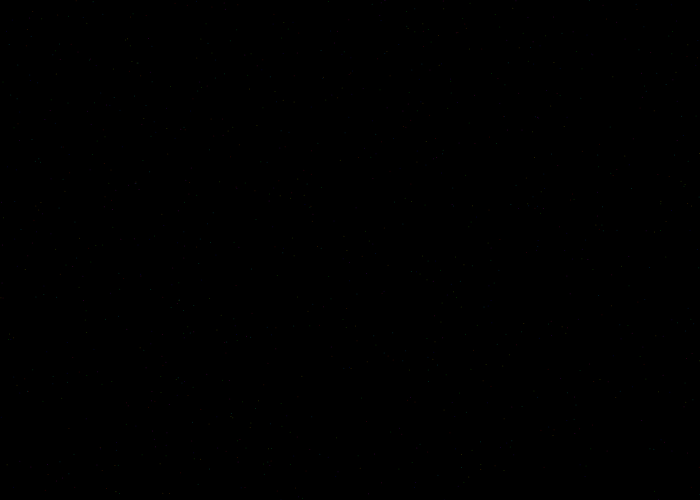
Frame 1 (no input)
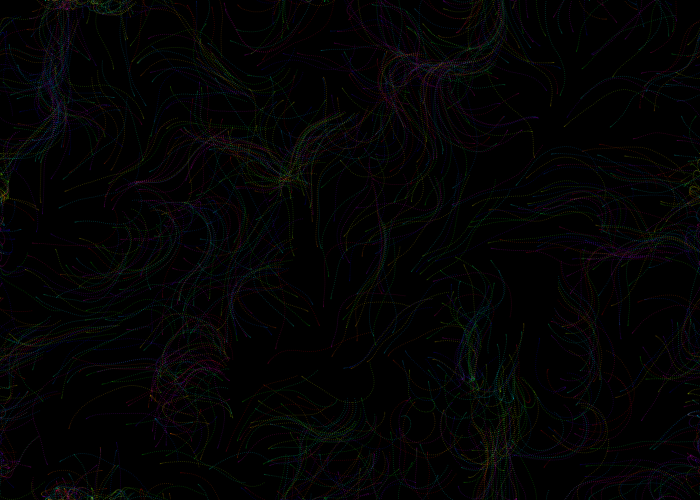
Frame 60 (no input)
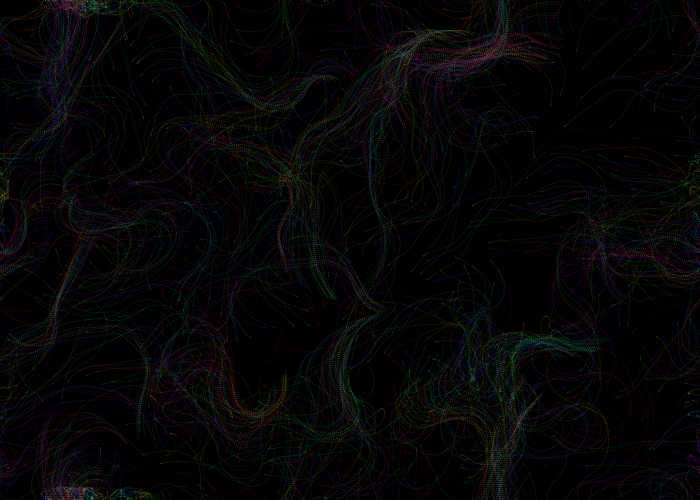
Frame 120 (the mouse pressed at the canvas centre since frame 60)

The p5.js sketch that drew these frames (run headless with seeded random() and noise() and a simulated clock; from frame 60 on, the mouse is pressed at the canvas centre):

// p5.js sketch
// ── sketch.js
let particles = [];
let flowfield;
let cols, rows;
let scl = 10;
let zoff = 0;
let inc = 0.1;

function setup() {
  createCanvas(700, 500);
  colorMode(HSB, 255);
  cols = floor(width / scl);
  rows = floor(height / scl);
  flowfield = new Array(cols * rows);

  for (let i = 0; i < 1000; i++) {
    particles[i] = new Particle();
  }
  background(0);
}

function draw() {
  let yoff = 0;
  for (let y = 0; y < rows; y++) {
    let xoff = 0;
    for (let x = 0; x < cols; x++) {
      let index = x + y * cols;
      let angle = noise(xoff, yoff, zoff) * TWO_PI * 2;
      let v = p5.Vector.fromAngle(angle);
      v.setMag(0.2);
      flowfield[index] = v;
      xoff += inc;
    }
    yoff += inc;
    zoff += 0.0003;
  }

  for (let i = 0; i < particles.length; i++) {
    particles[i].follow(flowfield);
    particles[i].update();
    particles[i].edges();
    particles[i].show();
  }
}

// ── particle.js
class Particle {
  constructor() {
    this.pos = createVector(random(width), random(height));
    this.vel = createVector(0, 0);
    this.acc = createVector(0, 0);
    this.maxspeed = 2;
    this.hue = random(255);
  }

  follow(vectors) {
    let x = floor(this.pos.x / scl);
    let y = floor(this.pos.y / scl);
    let index = x + y * cols;
    let force = vectors[index];
    this.applyForce(force);
  }

  applyForce(force) {
    this.acc.add(force);
  }

  update() {
    this.vel.add(this.acc);
    this.vel.limit(this.maxspeed);
    this.pos.add(this.vel);
    this.acc.mult(0);
    this.hue = (this.hue + 0.5) % 255;
  }

  show() {
    stroke(this.hue, 255, 255, 50);
    strokeWeight(1);
    point(this.pos.x, this.pos.y);
  }

  edges() {
    if (this.pos.x > width) this.pos.x = 0;
    if (this.pos.x < 0) this.pos.x = width;
    if (this.pos.y > height) this.pos.y = 0;
    if (this.pos.y < 0) this.pos.y = height;
  }
}
